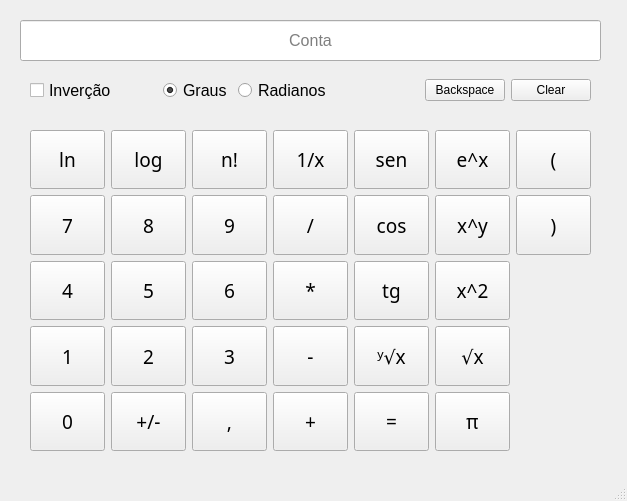
<?xml version="1.0" encoding="UTF-8"?>
<ui version="4.0">
 <class>MainWindow</class>
 <widget class="QMainWindow" name="MainWindow">
  <property name="geometry">
   <rect>
    <x>0</x>
    <y>0</y>
    <width>627</width>
    <height>501</height>
   </rect>
  </property>
  <property name="sizePolicy">
   <sizepolicy hsizetype="Preferred" vsizetype="Fixed">
    <horstretch>0</horstretch>
    <verstretch>0</verstretch>
   </sizepolicy>
  </property>
  <property name="windowTitle">
   <string>Calculadora Assembly</string>
  </property>
  <widget class="QWidget" name="centralwidget">
   <widget class="QLineEdit" name="LedMostrador">
    <property name="geometry">
     <rect>
      <x>20</x>
      <y>20</y>
      <width>581</width>
      <height>41</height>
     </rect>
    </property>
    <property name="font">
     <font>
      <pointsize>12</pointsize>
     </font>
    </property>
    <property name="layoutDirection">
     <enum>Qt::LayoutDirection::LeftToRight</enum>
    </property>
    <property name="text">
     <string/>
    </property>
    <property name="alignment">
     <set>Qt::AlignmentFlag::AlignCenter</set>
    </property>
    <property name="readOnly">
     <bool>true</bool>
    </property>
    <property name="placeholderText">
     <string>Conta</string>
    </property>
   </widget>
   <widget class="QWidget" name="horizontalLayoutWidget">
    <property name="geometry">
     <rect>
      <x>30</x>
      <y>70</y>
      <width>561</width>
      <height>41</height>
     </rect>
    </property>
    <layout class="QHBoxLayout" name="horizontalLayout">
     <item>
      <layout class="QHBoxLayout" name="horizontalLayout_2">
       <item>
        <widget class="QCheckBox" name="CbxInversao">
         <property name="font">
          <font>
           <pointsize>12</pointsize>
          </font>
         </property>
         <property name="text">
          <string>Inverção</string>
         </property>
        </widget>
       </item>
       <item>
        <spacer name="horizontalSpacer_2">
         <property name="orientation">
          <enum>Qt::Orientation::Horizontal</enum>
         </property>
         <property name="sizeHint" stdset="0">
          <size>
           <width>40</width>
           <height>20</height>
          </size>
         </property>
        </spacer>
       </item>
       <item>
        <widget class="QRadioButton" name="radioButton">
         <property name="font">
          <font>
           <pointsize>12</pointsize>
          </font>
         </property>
         <property name="text">
          <string>Graus</string>
         </property>
         <property name="checked">
          <bool>true</bool>
         </property>
        </widget>
       </item>
       <item>
        <widget class="QRadioButton" name="radioButton_2">
         <property name="font">
          <font>
           <pointsize>12</pointsize>
          </font>
         </property>
         <property name="text">
          <string>Radianos</string>
         </property>
        </widget>
       </item>
      </layout>
     </item>
     <item>
      <spacer name="horizontalSpacer">
       <property name="orientation">
        <enum>Qt::Orientation::Horizontal</enum>
       </property>
       <property name="sizeHint" stdset="0">
        <size>
         <width>40</width>
         <height>20</height>
        </size>
       </property>
      </spacer>
     </item>
     <item>
      <layout class="QHBoxLayout" name="horizontalLayout_4">
       <item>
        <widget class="QPushButton" name="BtnBackspace">
         <property name="text">
          <string>Backspace</string>
         </property>
        </widget>
       </item>
       <item>
        <widget class="QPushButton" name="BtnClear">
         <property name="text">
          <string>Clear</string>
         </property>
        </widget>
       </item>
      </layout>
     </item>
    </layout>
   </widget>
   <widget class="QWidget" name="horizontalLayoutWidget_4">
    <property name="geometry">
     <rect>
      <x>30</x>
      <y>130</y>
      <width>561</width>
      <height>321</height>
     </rect>
    </property>
    <layout class="QHBoxLayout" name="horizontalLayout_6">
     <item>
      <layout class="QVBoxLayout" name="verticalLayout">
       <item>
        <widget class="QPushButton" name="BtnLn">
         <property name="sizePolicy">
          <sizepolicy hsizetype="Ignored" vsizetype="Preferred">
           <horstretch>0</horstretch>
           <verstretch>0</verstretch>
          </sizepolicy>
         </property>
         <property name="font">
          <font>
           <family>Adwaita Sans</family>
           <pointsize>14</pointsize>
           <fontweight>DemiBold</fontweight>
          </font>
         </property>
         <property name="text">
          <string>ln</string>
         </property>
        </widget>
       </item>
       <item>
        <widget class="QPushButton" name="Btn7">
         <property name="sizePolicy">
          <sizepolicy hsizetype="Ignored" vsizetype="Preferred">
           <horstretch>0</horstretch>
           <verstretch>0</verstretch>
          </sizepolicy>
         </property>
         <property name="font">
          <font>
           <family>Adwaita Sans</family>
           <pointsize>14</pointsize>
           <fontweight>DemiBold</fontweight>
          </font>
         </property>
         <property name="text">
          <string>7</string>
         </property>
        </widget>
       </item>
       <item>
        <widget class="QPushButton" name="Btn4">
         <property name="sizePolicy">
          <sizepolicy hsizetype="Ignored" vsizetype="Preferred">
           <horstretch>0</horstretch>
           <verstretch>0</verstretch>
          </sizepolicy>
         </property>
         <property name="font">
          <font>
           <family>Adwaita Sans</family>
           <pointsize>14</pointsize>
           <fontweight>DemiBold</fontweight>
          </font>
         </property>
         <property name="text">
          <string>4</string>
         </property>
        </widget>
       </item>
       <item>
        <widget class="QPushButton" name="Btn1">
         <property name="sizePolicy">
          <sizepolicy hsizetype="Ignored" vsizetype="Preferred">
           <horstretch>0</horstretch>
           <verstretch>0</verstretch>
          </sizepolicy>
         </property>
         <property name="font">
          <font>
           <family>Adwaita Sans</family>
           <pointsize>14</pointsize>
           <fontweight>DemiBold</fontweight>
          </font>
         </property>
         <property name="text">
          <string>1</string>
         </property>
        </widget>
       </item>
       <item>
        <widget class="QPushButton" name="Btn0">
         <property name="sizePolicy">
          <sizepolicy hsizetype="Ignored" vsizetype="Preferred">
           <horstretch>0</horstretch>
           <verstretch>0</verstretch>
          </sizepolicy>
         </property>
         <property name="font">
          <font>
           <family>Adwaita Sans</family>
           <pointsize>14</pointsize>
           <fontweight>DemiBold</fontweight>
          </font>
         </property>
         <property name="text">
          <string>0</string>
         </property>
        </widget>
       </item>
      </layout>
     </item>
     <item>
      <layout class="QVBoxLayout" name="verticalLayout_3">
       <item>
        <widget class="QPushButton" name="Btnlog">
         <property name="sizePolicy">
          <sizepolicy hsizetype="Ignored" vsizetype="Preferred">
           <horstretch>0</horstretch>
           <verstretch>0</verstretch>
          </sizepolicy>
         </property>
         <property name="font">
          <font>
           <family>Adwaita Sans</family>
           <pointsize>14</pointsize>
           <fontweight>DemiBold</fontweight>
          </font>
         </property>
         <property name="text">
          <string>log</string>
         </property>
        </widget>
       </item>
       <item>
        <widget class="QPushButton" name="Btn8">
         <property name="sizePolicy">
          <sizepolicy hsizetype="Ignored" vsizetype="Preferred">
           <horstretch>0</horstretch>
           <verstretch>0</verstretch>
          </sizepolicy>
         </property>
         <property name="font">
          <font>
           <family>Adwaita Sans</family>
           <pointsize>14</pointsize>
           <fontweight>DemiBold</fontweight>
          </font>
         </property>
         <property name="text">
          <string>8</string>
         </property>
        </widget>
       </item>
       <item>
        <widget class="QPushButton" name="Btn5">
         <property name="sizePolicy">
          <sizepolicy hsizetype="Ignored" vsizetype="Preferred">
           <horstretch>0</horstretch>
           <verstretch>0</verstretch>
          </sizepolicy>
         </property>
         <property name="font">
          <font>
           <family>Adwaita Sans</family>
           <pointsize>14</pointsize>
           <fontweight>DemiBold</fontweight>
          </font>
         </property>
         <property name="text">
          <string>5</string>
         </property>
        </widget>
       </item>
       <item>
        <widget class="QPushButton" name="Btn2">
         <property name="sizePolicy">
          <sizepolicy hsizetype="Ignored" vsizetype="Preferred">
           <horstretch>0</horstretch>
           <verstretch>0</verstretch>
          </sizepolicy>
         </property>
         <property name="font">
          <font>
           <family>Adwaita Sans</family>
           <pointsize>14</pointsize>
           <fontweight>DemiBold</fontweight>
          </font>
         </property>
         <property name="text">
          <string>2</string>
         </property>
        </widget>
       </item>
       <item>
        <widget class="QPushButton" name="BtnSinal">
         <property name="sizePolicy">
          <sizepolicy hsizetype="Ignored" vsizetype="Preferred">
           <horstretch>0</horstretch>
           <verstretch>0</verstretch>
          </sizepolicy>
         </property>
         <property name="font">
          <font>
           <family>Adwaita Sans</family>
           <pointsize>14</pointsize>
           <fontweight>DemiBold</fontweight>
          </font>
         </property>
         <property name="text">
          <string>+/-</string>
         </property>
        </widget>
       </item>
      </layout>
     </item>
     <item>
      <layout class="QVBoxLayout" name="verticalLayout_9">
       <item>
        <widget class="QPushButton" name="BtnFat">
         <property name="sizePolicy">
          <sizepolicy hsizetype="Ignored" vsizetype="Preferred">
           <horstretch>0</horstretch>
           <verstretch>0</verstretch>
          </sizepolicy>
         </property>
         <property name="font">
          <font>
           <family>Adwaita Sans</family>
           <pointsize>14</pointsize>
           <fontweight>DemiBold</fontweight>
          </font>
         </property>
         <property name="text">
          <string>n!</string>
         </property>
        </widget>
       </item>
       <item>
        <widget class="QPushButton" name="Btn9">
         <property name="sizePolicy">
          <sizepolicy hsizetype="Ignored" vsizetype="Preferred">
           <horstretch>0</horstretch>
           <verstretch>0</verstretch>
          </sizepolicy>
         </property>
         <property name="font">
          <font>
           <family>Adwaita Sans</family>
           <pointsize>14</pointsize>
           <fontweight>DemiBold</fontweight>
          </font>
         </property>
         <property name="text">
          <string>9</string>
         </property>
        </widget>
       </item>
       <item>
        <widget class="QPushButton" name="Btn6">
         <property name="sizePolicy">
          <sizepolicy hsizetype="Ignored" vsizetype="Preferred">
           <horstretch>0</horstretch>
           <verstretch>0</verstretch>
          </sizepolicy>
         </property>
         <property name="font">
          <font>
           <family>Adwaita Sans</family>
           <pointsize>14</pointsize>
           <fontweight>DemiBold</fontweight>
          </font>
         </property>
         <property name="text">
          <string>6</string>
         </property>
        </widget>
       </item>
       <item>
        <widget class="QPushButton" name="Btn3">
         <property name="sizePolicy">
          <sizepolicy hsizetype="Ignored" vsizetype="Preferred">
           <horstretch>0</horstretch>
           <verstretch>0</verstretch>
          </sizepolicy>
         </property>
         <property name="font">
          <font>
           <family>Adwaita Sans</family>
           <pointsize>14</pointsize>
           <fontweight>DemiBold</fontweight>
          </font>
         </property>
         <property name="text">
          <string>3</string>
         </property>
        </widget>
       </item>
       <item>
        <widget class="QPushButton" name="BtnVirgula">
         <property name="sizePolicy">
          <sizepolicy hsizetype="Ignored" vsizetype="Preferred">
           <horstretch>0</horstretch>
           <verstretch>0</verstretch>
          </sizepolicy>
         </property>
         <property name="font">
          <font>
           <family>Adwaita Sans</family>
           <pointsize>14</pointsize>
           <fontweight>DemiBold</fontweight>
          </font>
         </property>
         <property name="text">
          <string>,</string>
         </property>
        </widget>
       </item>
      </layout>
     </item>
     <item>
      <layout class="QVBoxLayout" name="verticalLayout_4">
       <item>
        <widget class="QPushButton" name="BtnFrac">
         <property name="sizePolicy">
          <sizepolicy hsizetype="Ignored" vsizetype="Preferred">
           <horstretch>0</horstretch>
           <verstretch>0</verstretch>
          </sizepolicy>
         </property>
         <property name="font">
          <font>
           <family>Adwaita Sans</family>
           <pointsize>14</pointsize>
           <fontweight>DemiBold</fontweight>
          </font>
         </property>
         <property name="text">
          <string>1/x</string>
         </property>
        </widget>
       </item>
       <item>
        <widget class="QPushButton" name="BtnDiv">
         <property name="sizePolicy">
          <sizepolicy hsizetype="Ignored" vsizetype="Preferred">
           <horstretch>0</horstretch>
           <verstretch>0</verstretch>
          </sizepolicy>
         </property>
         <property name="font">
          <font>
           <family>Adwaita Sans</family>
           <pointsize>14</pointsize>
           <fontweight>DemiBold</fontweight>
          </font>
         </property>
         <property name="text">
          <string>/</string>
         </property>
        </widget>
       </item>
       <item>
        <widget class="QPushButton" name="BtnMult">
         <property name="sizePolicy">
          <sizepolicy hsizetype="Ignored" vsizetype="Preferred">
           <horstretch>0</horstretch>
           <verstretch>0</verstretch>
          </sizepolicy>
         </property>
         <property name="font">
          <font>
           <family>Adwaita Sans</family>
           <pointsize>14</pointsize>
           <fontweight>DemiBold</fontweight>
          </font>
         </property>
         <property name="text">
          <string>*</string>
         </property>
        </widget>
       </item>
       <item>
        <widget class="QPushButton" name="BtnMenos">
         <property name="sizePolicy">
          <sizepolicy hsizetype="Ignored" vsizetype="Preferred">
           <horstretch>0</horstretch>
           <verstretch>0</verstretch>
          </sizepolicy>
         </property>
         <property name="font">
          <font>
           <family>Adwaita Sans</family>
           <pointsize>14</pointsize>
           <fontweight>DemiBold</fontweight>
          </font>
         </property>
         <property name="text">
          <string>-</string>
         </property>
        </widget>
       </item>
       <item>
        <widget class="QPushButton" name="BtnMais">
         <property name="sizePolicy">
          <sizepolicy hsizetype="Ignored" vsizetype="Preferred">
           <horstretch>0</horstretch>
           <verstretch>0</verstretch>
          </sizepolicy>
         </property>
         <property name="font">
          <font>
           <family>Adwaita Sans</family>
           <pointsize>14</pointsize>
           <fontweight>DemiBold</fontweight>
          </font>
         </property>
         <property name="text">
          <string>+</string>
         </property>
        </widget>
       </item>
      </layout>
     </item>
     <item>
      <layout class="QVBoxLayout" name="verticalLayout_5">
       <item>
        <widget class="QPushButton" name="BtnSen">
         <property name="sizePolicy">
          <sizepolicy hsizetype="Ignored" vsizetype="Preferred">
           <horstretch>0</horstretch>
           <verstretch>0</verstretch>
          </sizepolicy>
         </property>
         <property name="font">
          <font>
           <family>Adwaita Sans</family>
           <pointsize>14</pointsize>
           <fontweight>DemiBold</fontweight>
          </font>
         </property>
         <property name="text">
          <string>sen</string>
         </property>
        </widget>
       </item>
       <item>
        <widget class="QPushButton" name="BtnCos">
         <property name="sizePolicy">
          <sizepolicy hsizetype="Ignored" vsizetype="Preferred">
           <horstretch>0</horstretch>
           <verstretch>0</verstretch>
          </sizepolicy>
         </property>
         <property name="font">
          <font>
           <family>Adwaita Sans</family>
           <pointsize>14</pointsize>
           <fontweight>DemiBold</fontweight>
          </font>
         </property>
         <property name="text">
          <string>cos</string>
         </property>
        </widget>
       </item>
       <item>
        <widget class="QPushButton" name="BtnTg">
         <property name="sizePolicy">
          <sizepolicy hsizetype="Ignored" vsizetype="Preferred">
           <horstretch>0</horstretch>
           <verstretch>0</verstretch>
          </sizepolicy>
         </property>
         <property name="font">
          <font>
           <family>Adwaita Sans</family>
           <pointsize>14</pointsize>
           <fontweight>DemiBold</fontweight>
          </font>
         </property>
         <property name="text">
          <string>tg</string>
         </property>
        </widget>
       </item>
       <item>
        <widget class="QPushButton" name="BtnRaizY">
         <property name="sizePolicy">
          <sizepolicy hsizetype="Ignored" vsizetype="Preferred">
           <horstretch>0</horstretch>
           <verstretch>0</verstretch>
          </sizepolicy>
         </property>
         <property name="font">
          <font>
           <family>Adwaita Sans</family>
           <pointsize>14</pointsize>
           <fontweight>DemiBold</fontweight>
          </font>
         </property>
         <property name="text">
          <string>ʸ√x</string>
         </property>
        </widget>
       </item>
       <item>
        <widget class="QPushButton" name="BtnIgual">
         <property name="sizePolicy">
          <sizepolicy hsizetype="Ignored" vsizetype="Preferred">
           <horstretch>0</horstretch>
           <verstretch>0</verstretch>
          </sizepolicy>
         </property>
         <property name="font">
          <font>
           <family>Adwaita Sans</family>
           <pointsize>14</pointsize>
           <fontweight>DemiBold</fontweight>
          </font>
         </property>
         <property name="text">
          <string>=</string>
         </property>
        </widget>
       </item>
      </layout>
     </item>
     <item>
      <layout class="QVBoxLayout" name="verticalLayout_6">
       <item>
        <widget class="QPushButton" name="BtnEuler">
         <property name="sizePolicy">
          <sizepolicy hsizetype="Ignored" vsizetype="Preferred">
           <horstretch>0</horstretch>
           <verstretch>0</verstretch>
          </sizepolicy>
         </property>
         <property name="font">
          <font>
           <family>Adwaita Sans</family>
           <pointsize>14</pointsize>
           <fontweight>DemiBold</fontweight>
          </font>
         </property>
         <property name="text">
          <string>e^x</string>
         </property>
        </widget>
       </item>
       <item>
        <widget class="QPushButton" name="BtnElevado">
         <property name="sizePolicy">
          <sizepolicy hsizetype="Ignored" vsizetype="Preferred">
           <horstretch>0</horstretch>
           <verstretch>0</verstretch>
          </sizepolicy>
         </property>
         <property name="font">
          <font>
           <family>Adwaita Sans</family>
           <pointsize>14</pointsize>
           <fontweight>DemiBold</fontweight>
          </font>
         </property>
         <property name="text">
          <string>x^y</string>
         </property>
        </widget>
       </item>
       <item>
        <widget class="QPushButton" name="BtnElevadoA2">
         <property name="sizePolicy">
          <sizepolicy hsizetype="Ignored" vsizetype="Preferred">
           <horstretch>0</horstretch>
           <verstretch>0</verstretch>
          </sizepolicy>
         </property>
         <property name="font">
          <font>
           <family>Adwaita Sans</family>
           <pointsize>14</pointsize>
           <fontweight>DemiBold</fontweight>
          </font>
         </property>
         <property name="text">
          <string>x^2</string>
         </property>
        </widget>
       </item>
       <item>
        <widget class="QPushButton" name="BtnRaizQuadrada">
         <property name="sizePolicy">
          <sizepolicy hsizetype="Ignored" vsizetype="Preferred">
           <horstretch>0</horstretch>
           <verstretch>0</verstretch>
          </sizepolicy>
         </property>
         <property name="font">
          <font>
           <family>Adwaita Sans</family>
           <pointsize>14</pointsize>
           <fontweight>DemiBold</fontweight>
          </font>
         </property>
         <property name="text">
          <string>√x</string>
         </property>
        </widget>
       </item>
       <item>
        <widget class="QPushButton" name="BtnPi">
         <property name="sizePolicy">
          <sizepolicy hsizetype="Ignored" vsizetype="Preferred">
           <horstretch>0</horstretch>
           <verstretch>0</verstretch>
          </sizepolicy>
         </property>
         <property name="font">
          <font>
           <family>Adwaita Sans</family>
           <pointsize>14</pointsize>
           <fontweight>DemiBold</fontweight>
          </font>
         </property>
         <property name="text">
          <string>π</string>
         </property>
        </widget>
       </item>
      </layout>
     </item>
     <item>
      <layout class="QVBoxLayout" name="verticalLayout_2">
       <item>
        <widget class="QPushButton" name="BtnAbreParenteses">
         <property name="sizePolicy">
          <sizepolicy hsizetype="Ignored" vsizetype="Preferred">
           <horstretch>0</horstretch>
           <verstretch>0</verstretch>
          </sizepolicy>
         </property>
         <property name="font">
          <font>
           <family>Adwaita Sans</family>
           <pointsize>14</pointsize>
           <fontweight>DemiBold</fontweight>
          </font>
         </property>
         <property name="text">
          <string>(</string>
         </property>
        </widget>
       </item>
       <item>
        <widget class="QPushButton" name="BntFechaParenteses">
         <property name="sizePolicy">
          <sizepolicy hsizetype="Ignored" vsizetype="Preferred">
           <horstretch>0</horstretch>
           <verstretch>0</verstretch>
          </sizepolicy>
         </property>
         <property name="font">
          <font>
           <family>Adwaita Sans</family>
           <pointsize>14</pointsize>
           <fontweight>DemiBold</fontweight>
          </font>
         </property>
         <property name="text">
          <string>)</string>
         </property>
        </widget>
       </item>
       <item>
        <widget class="QPushButton" name="pushButton_33">
         <property name="enabled">
          <bool>false</bool>
         </property>
         <property name="sizePolicy">
          <sizepolicy hsizetype="Ignored" vsizetype="Preferred">
           <horstretch>0</horstretch>
           <verstretch>0</verstretch>
          </sizepolicy>
         </property>
         <property name="font">
          <font>
           <family>Adwaita Sans</family>
           <pointsize>14</pointsize>
           <fontweight>DemiBold</fontweight>
          </font>
         </property>
         <property name="text">
          <string/>
         </property>
         <property name="flat">
          <bool>true</bool>
         </property>
        </widget>
       </item>
       <item>
        <widget class="QPushButton" name="pushButton_34">
         <property name="enabled">
          <bool>false</bool>
         </property>
         <property name="sizePolicy">
          <sizepolicy hsizetype="Ignored" vsizetype="Preferred">
           <horstretch>0</horstretch>
           <verstretch>0</verstretch>
          </sizepolicy>
         </property>
         <property name="font">
          <font>
           <family>Adwaita Sans</family>
           <pointsize>14</pointsize>
           <fontweight>DemiBold</fontweight>
          </font>
         </property>
         <property name="text">
          <string/>
         </property>
         <property name="flat">
          <bool>true</bool>
         </property>
        </widget>
       </item>
       <item>
        <widget class="QPushButton" name="pushButton_35">
         <property name="enabled">
          <bool>false</bool>
         </property>
         <property name="sizePolicy">
          <sizepolicy hsizetype="Ignored" vsizetype="Preferred">
           <horstretch>0</horstretch>
           <verstretch>0</verstretch>
          </sizepolicy>
         </property>
         <property name="font">
          <font>
           <family>Adwaita Sans</family>
           <pointsize>14</pointsize>
           <fontweight>DemiBold</fontweight>
          </font>
         </property>
         <property name="text">
          <string/>
         </property>
         <property name="flat">
          <bool>true</bool>
         </property>
        </widget>
       </item>
      </layout>
     </item>
    </layout>
   </widget>
  </widget>
  <widget class="QMenuBar" name="menubar">
   <property name="geometry">
    <rect>
     <x>0</x>
     <y>0</y>
     <width>627</width>
     <height>22</height>
    </rect>
   </property>
  </widget>
  <widget class="QStatusBar" name="statusbar"/>
 </widget>
 <resources/>
 <connections/>
</ui>
